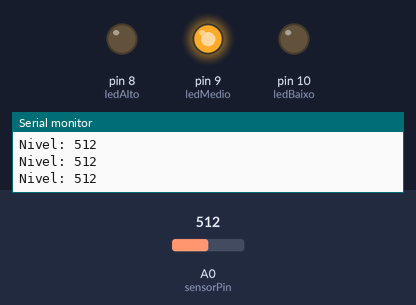
Bench run of a sketch on a simulated Arduino Uno, built with avr-gcc and run on an emulated ATmega328P. Shown: output pins drawn as LEDs (lit = HIGH), the last lines printed to the serial monitor. The test bench sets the inputs (shaded band); at power-on: A0 (sensorPin) = 512.

Above: at 1.2 s.
1.3 s: A0 (sensorPin) set to 316
2.8 s: A0 (sensorPin) set to 282
At 3.31 s:
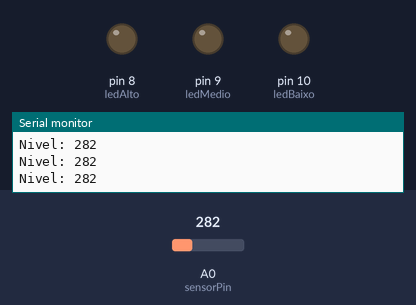
At 3.85 s:
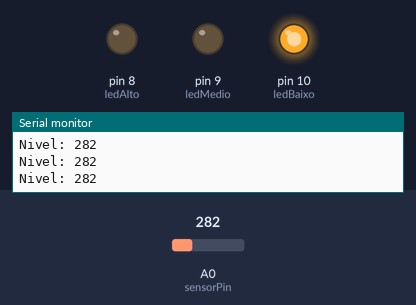
5.8 s: A0 (sensorPin) set to 716
At 6.5 s:
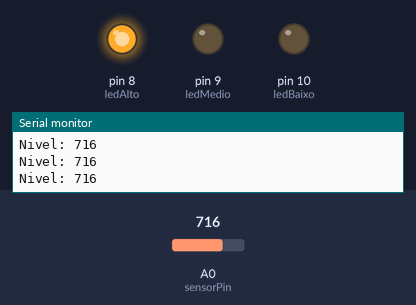
7.3 s: A0 (sensorPin) set to 891
10.3 s: A0 (sensorPin) set to 918
At 11.5 s:
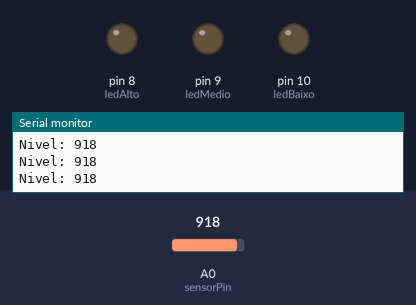
13.3 s: A0 (sensorPin) set to 890
Timing chart, 0 to 16.3 s (numbered marks = the images above; inputs shaded):
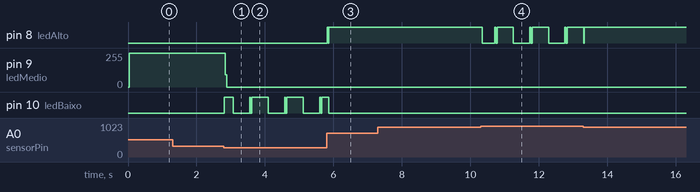

Measured:
- the behaviour switches between 300 and 299 on A0 (sensorPin) (found by bisection; images 0 and 1)
- the behaviour switches between 899 and 900 on A0 (sensorPin) (found by bisection; images 3 and 4)
- after the input at 2.8 s, pin 9 (ledMedio): 255/255 → 0/255 at once; pin 10 (ledBaixo): LOW → HIGH at once, then repeats every 1.0 s: LOW 0.48 s, HIGH 0.02 s, LOW 0.04 s, HIGH 0.48 s
- after the input at 5.8 s, pin 8 (ledAlto): LOW → HIGH at once, → LOW 0.02 s later, → HIGH 0.02 s later
- after the input at 10.3 s, pin 8 (ledAlto): HIGH → LOW at once, then repeats every 1.0 s: HIGH 0.02 s, LOW 0.04 s, HIGH 0.48 s, LOW 0.48 s

The sketch:

exercicio_14-monitoramento-nivel-sinalizacao.ino
```cpp
// Pinos
const int sensorPin = A0;

const int ledBaixo = 10;   // vermelho
const int ledMedio = 9;    // amarelo
const int ledAlto = 8;     // verde

// Limites de nível (ajustáveis)
int nivelBaixo = 300;
int nivelAlto = 700;

// Controle de tempo (piscar sem delay)
unsigned long tempoAnterior = 0;
const long intervaloPisca = 500;
bool estadoPisca = false;

void setup() {
  pinMode(ledBaixo, OUTPUT);
  pinMode(ledMedio, OUTPUT);
  pinMode(ledAlto, OUTPUT);

  Serial.begin(9600);
}

void loop() {
  int leitura = analogRead(sensorPin);

  Serial.print("Nivel: ");
  Serial.println(leitura);

  unsigned long agora = millis();

  // Atualiza estado do pisca
  if (agora - tempoAnterior >= intervaloPisca) {
    tempoAnterior = agora;
    estadoPisca = !estadoPisca;
  }

  // Desliga todos primeiro
  digitalWrite(ledBaixo, LOW);
  digitalWrite(ledMedio, LOW);
  digitalWrite(ledAlto, LOW);

  // Classificação de nível
  if (leitura < nivelBaixo) {
    // 🔴 CRÍTICO BAIXO (pisca)
    digitalWrite(ledBaixo, estadoPisca);

  } else if (leitura >= nivelBaixo && leitura <= nivelAlto) {
    // 🟡 MÉDIO
    digitalWrite(ledMedio, HIGH);

  } else if (leitura > nivelAlto && leitura < 900) {
    // 🟢 ALTO
    digitalWrite(ledAlto, HIGH);

  } else {
    // 🔴 CRÍTICO ALTO (pisca)
    digitalWrite(ledAlto, estadoPisca);
  }
}
```
